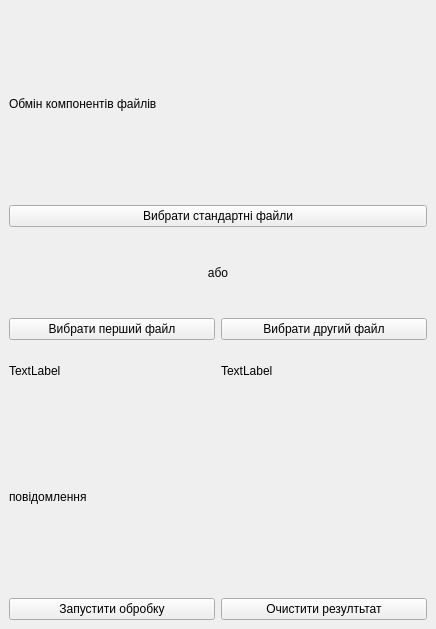
<?xml version="1.0" encoding="UTF-8"?>
<ui version="4.0">
 <class>MainWindow</class>
 <widget class="QMainWindow" name="MainWindow">
  <property name="geometry">
   <rect>
    <x>0</x>
    <y>0</y>
    <width>436</width>
    <height>629</height>
   </rect>
  </property>
  <property name="windowTitle">
   <string>MainWindow</string>
  </property>
  <widget class="QWidget" name="centralwidget">
   <layout class="QVBoxLayout" name="verticalLayout_3">
    <item>
     <widget class="QLabel" name="titleLabel">
      <property name="text">
       <string>Обмін компонентів файлів</string>
      </property>
     </widget>
    </item>
    <item>
     <layout class="QVBoxLayout" name="verticalLayout_2">
      <property name="spacing">
       <number>6</number>
      </property>
      <item>
       <widget class="QPushButton" name="btnSelectStandardFiles">
        <property name="text">
         <string>Вибрати стандартні файли</string>
        </property>
       </widget>
      </item>
      <item>
       <widget class="QLabel" name="label_2">
        <property name="text">
         <string>або</string>
        </property>
        <property name="alignment">
         <set>Qt::AlignmentFlag::AlignCenter</set>
        </property>
       </widget>
      </item>
      <item>
       <layout class="QVBoxLayout" name="verticalLayout">
        <item>
         <layout class="QHBoxLayout" name="horizontalLayout">
          <item>
           <widget class="QPushButton" name="btnSelectFirstFile">
            <property name="text">
             <string>Вибрати перший файл</string>
            </property>
           </widget>
          </item>
          <item>
           <widget class="QPushButton" name="btnSelectSecondFile">
            <property name="text">
             <string>Вибрати другий файл</string>
            </property>
           </widget>
          </item>
         </layout>
        </item>
        <item>
         <layout class="QHBoxLayout" name="horizontalLayout_3">
          <item>
           <widget class="QLabel" name="labelInputFile">
            <property name="text">
             <string>TextLabel</string>
            </property>
           </widget>
          </item>
          <item>
           <widget class="QLabel" name="labelOutputFile">
            <property name="text">
             <string>TextLabel</string>
            </property>
           </widget>
          </item>
         </layout>
        </item>
       </layout>
      </item>
     </layout>
    </item>
    <item>
     <widget class="QLabel" name="labelMessages">
      <property name="text">
       <string>повідомлення</string>
      </property>
     </widget>
    </item>
    <item>
     <layout class="QHBoxLayout" name="horizontalLayout_2">
      <item>
       <widget class="QPushButton" name="btnRunProcessing">
        <property name="text">
         <string>Запустити обробку</string>
        </property>
       </widget>
      </item>
      <item>
       <widget class="QPushButton" name="btnClearResults">
        <property name="text">
         <string>Очистити резултьтат</string>
        </property>
       </widget>
      </item>
     </layout>
    </item>
   </layout>
  </widget>
 </widget>
 <resources/>
 <connections/>
</ui>
